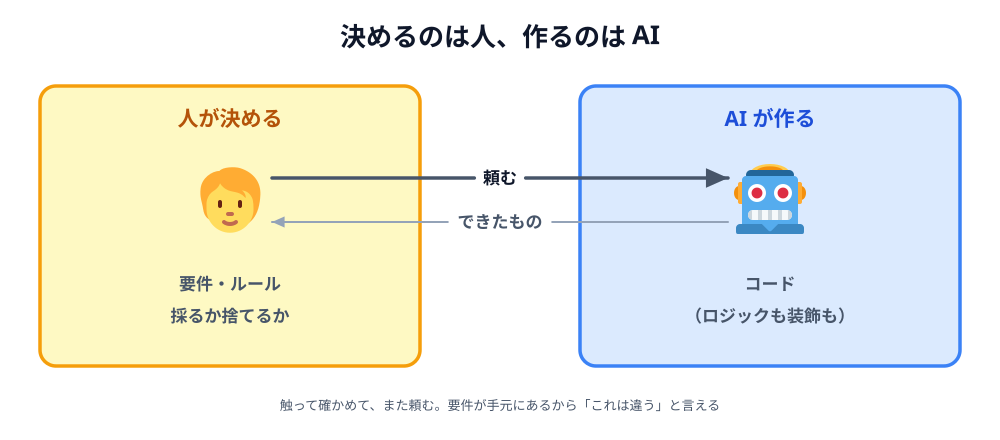

Reproduce this figure in Python.
# 05-roles.svg
# スキーマ: CYCLE（人が頼み、AI が作り、人が判断する）＋ CONTAINER（それぞれの持ち分）
# コードは AI に任せても、決めることは人の手元に残ることを見せる

import sys

sys.path.insert(0, "/Users/seekseep/.claude/skills/genfig")
from genfig import Canvas, PALETTE

c = Canvas(1000, 440)
c.text(500, 46, "決めるのは人、作るのは AI", scale="xl")

c.sticky(40, 86, 380, 280, color="yellow")
c.text(230, 126, "人が決める", scale="lg", fill=PALETTE["yellow"]["text"])
me = c.node(230, 200, "", emoji_cp="1f9d1", w=110, h=80)  # 🧑
c.text(230, 290, "要件・ルール", scale="md")
c.text(230, 322, "採るか捨てるか", scale="md")

c.sticky(580, 86, 380, 280, color="blue")
c.text(770, 126, "AI が作る", scale="lg", fill=PALETTE["blue"]["text"])
ai = c.node(770, 200, "", emoji_cp="1f916", w=110, h=80)  # 🤖
c.text(770, 290, "コード", scale="md")
c.text(770, 322, "（ロジックも装飾も）", scale="md")

c.link(me, ai, label="頼む", offset=22)
c.link(ai, me, label="できたもの", offset=22, primary=False)

c.text(500, 410, "触って確かめて、また頼む。要件が手元にあるから「これは違う」と言える",
       scale="sm")

c.save("05-roles.svg")
